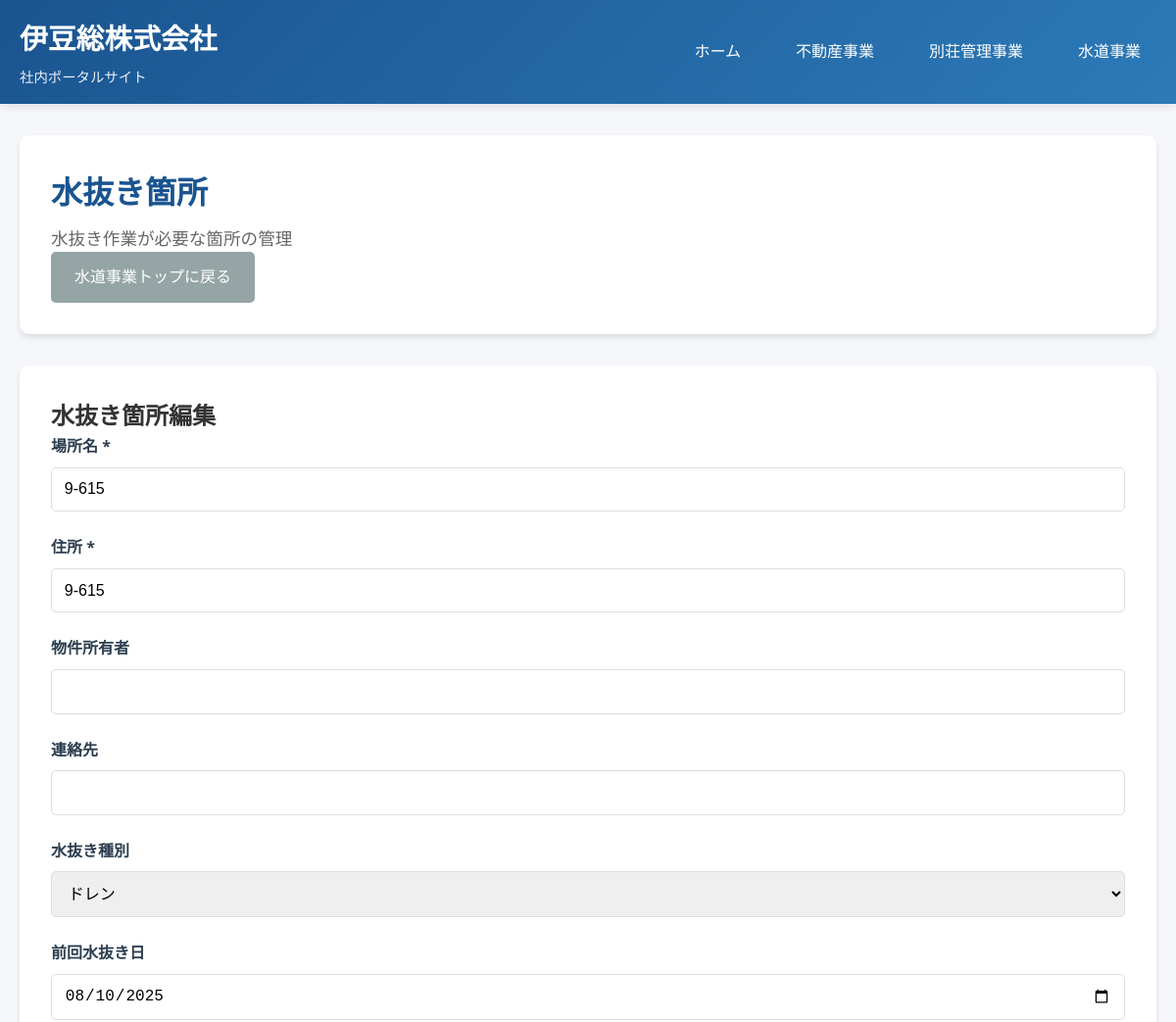
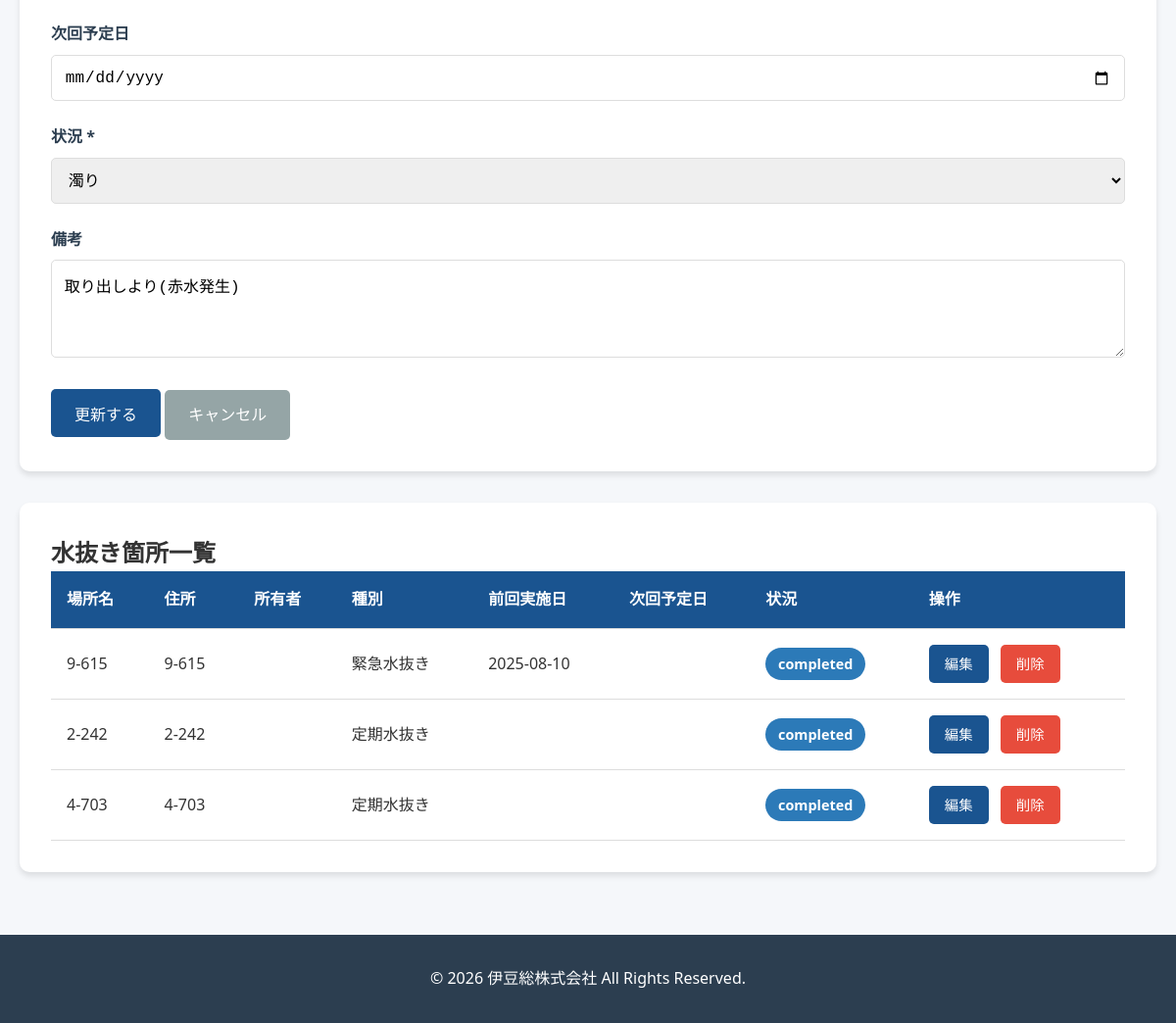
/modules/water_service/water_drainage.php?edit=2, run on the app's committed database (2 pictures, top to bottom).
### tables this page shows
CREATE TABLE water_drainage_locations (
        id INTEGER PRIMARY KEY AUTOINCREMENT,
        location_name TEXT NOT NULL,
        address TEXT NOT NULL,
        property_owner TEXT,
        contact_info TEXT,
        drainage_type TEXT,
        last_drainage_date DATE,
        next_scheduled_date DATE,
        status TEXT DEFAULT 'pending',
        notes TEXT,
        created_at DATETIME DEFAULT CURRENT_TIMESTAMP,
        updated_at DATETIME DEFAULT CURRENT_TIMESTAMP
    );

### includes/db.php (called while the page is built, shortened)
<?php
class Database {
    private static $instance = null;
    private $db;
    private function __construct() {
        try {
            $this->db = new PDO('sqlite:' . DB_PATH);
            $this->db->setAttribute(PDO::ATTR_ERRMODE, PDO::ERRMODE_EXCEPTION);
            $this->db->setAttribute(PDO::ATTR_DEFAULT_FETCH_MODE, PDO::FETCH_ASSOC);
        } catch (PDOException $e) {
            die('データベース接続エラー: ' . $e->getMessage());
        }
    }
    public static function getInstance() {
        if (self::$instance === null) {
            self::$instance = new self();
        }
        return self::$instance;
    }
    public function query($sql, $params = []) {
        try {
            $stmt = $this->db->prepare($sql);
            $stmt->execute($params);
            return $stmt;
        } catch (PDOException $e) {
            error_log('SQL Error: ' . $e->getMessage());
            return false;
        }
    }
    public function fetchAll($sql, $params = []) {
        $stmt = $this->query($sql, $params);
        return $stmt ? $stmt->fetchAll() : [];
    }
    public function fetchOne($sql, $params = []) {
        $stmt = $this->query($sql, $params);
        return $stmt ? $stmt->fetch() : null;
    }
}

### modules/water_service/water_drainage.php (the view, shortened to what this page needs)
<?php
require_once __DIR__ . '/../../includes/db.php';
$db = Database::getInstance();
$edit_location = null;
if (isset($_GET['edit'])) {
    $edit_location = $db->fetchOne("SELECT * FROM water_drainage_locations WHERE id = ?", [(int)$_GET['edit']]);
}
$locations = $db->fetchAll("SELECT * FROM water_drainage_locations ORDER BY next_scheduled_date ASC");
include __DIR__ . '/../../includes/header.php';
?>
<div class="page-header">
    <h1>水抜き箇所</h1>
    <p>水抜き作業が必要な箇所の管理</p>
    <a href="/modules/water_service/index.php" class="btn btn-secondary">水道事業トップに戻る</a>
</div>
<div class="form-container">
    <h2><?php echo $edit_location ? '水抜き箇所編集' : '新規水抜き箇所登録'; ?></h2>
    <form method="POST">
        <div class="form-group">
            <label for="location_name">場所名 *</label>
            <input type="text" id="location_name" name="location_name" required
                   value="<?php echo htmlspecialchars($edit_location['location_name'] ?? ''); ?>">
        </div>
        <div class="form-group">
            <label for="address">住所 *</label>
            <input type="text" id="address" name="address" required
                   value="<?php echo htmlspecialchars($edit_location['address'] ?? ''); ?>">
        </div>
        <div class="form-group">
            <label for="property_owner">物件所有者</label>
            <input type="text" id="property_owner" name="property_owner"
                   value="<?php echo htmlspecialchars($edit_location['property_owner'] ?? ''); ?>">
        </div>
        <div class="form-group">
            <label for="contact_info">連絡先</label>
            <input type="text" id="contact_info" name="contact_info"
                   value="<?php echo htmlspecialchars($edit_location['contact_info'] ?? ''); ?>">
        </div>
        <div class="form-group">
            <label for="drainage_type">水抜き種別</label>
            <select id="drainage_type" name="drainage_type">
                <option value="ドレン" <?php echo ($edit_location['drainage_type'] ?? '') === 'ドレン' ? 'selected' : ''; ?>>ドレン</option>
            </select>
        </div>
        <div class="form-group">
            <label for="last_drainage_date">前回水抜き日</label>
            <input type="date" id="last_drainage_date" name="last_drainage_date"
                   value="<?php echo htmlspecialchars($edit_location['last_drainage_date'] ?? ''); ?>">
        </div>
        <div class="form-group">
            <label for="next_scheduled_date">次回予定日</label>
            <input type="date" id="next_scheduled_date" name="next_scheduled_date"
                   value="<?php echo htmlspecialchars($edit_location['next_scheduled_date'] ?? ''); ?>">
        </div>
        <div class="form-group">
            <label for="status">状況 *</label>
            <select id="status" name="status" required>
                <option value="濁り" <?php echo ($edit_location['status'] ?? '') === '濁り' ? 'selected' : ''; ?>>濁り</option>
            </select>
        </div>
        <div class="form-group">
            <label for="notes">備考</label>
            <textarea id="notes" name="notes"><?php echo htmlspecialchars($edit_location['notes'] ?? ''); ?></textarea>
        </div>
        <button type="submit" class="btn"><?php echo $edit_location ? '更新する' : '登録する'; ?></button>
        <?php if ($edit_location): ?>
            <a href="water_drainage.php" class="btn btn-secondary">キャンセル</a>
        <?php endif; ?>
    </form>
</div>
<div class="table-container" style="margin-top: 2rem;">
    <h2>水抜き箇所一覧</h2>
    <?php if (count($locations) > 0): ?>
        <table>
            <thead>
                <tr>
                    <th>場所名</th>
                    <th>住所</th>
                    <th>所有者</th>
                    <th>種別</th>
                    <th>前回実施日</th>
                    <th>次回予定日</th>
                    <th>状況</th>
                    <th>操作</th>
                </tr>
            </thead>
            <tbody>
                <?php foreach ($locations as $location): ?>
                    <tr>
                        <td><?php echo htmlspecialchars($location['location_name']); ?></td>
                        <td><?php echo htmlspecialchars($location['address']); ?></td>
                        <td><?php echo htmlspecialchars($location['property_owner'] ?? '-'); ?></td>
                        <td><?php echo htmlspecialchars($location['drainage_type'] ?? '-'); ?></td>
                        <td><?php echo $location['last_drainage_date'] ?? '-'; ?></td>
                        <td><?php echo $location['next_scheduled_date'] ?? '-'; ?></td>
                        <td>
                            <span class="badge badge-info">
                                <?php echo htmlspecialchars($location['status']); ?>
                            </span>
                        </td>
                        <td>
                            <a href="?edit=<?php echo $location['id']; ?>" class="btn">編集</a>
                            <a href="?delete=<?php echo $location['id']; ?>"
                               class="btn btn-warning"
                               onclick="return confirm('本当に削除しますか？')">削除</a>
                        </td>
                    </tr>
                <?php endforeach; ?>
            </tbody>
        </table>
    <?php else: ?>
        <p>登録されている水抜き箇所はありません。</p>
    <?php endif; ?>
</div>
<?php include __DIR__ . '/../../includes/footer.php'; ?>

### assets/css/style.css (style rules this page uses)
:root { --primary-color: #1a5490; --secondary-color: #2c7ab8; --accent-color: #f39c12; --success-color: #27ae60; --warning-color: #e74c3c; --dark-color: #2c3e50; --light-color: #ecf0f1; --text-color: #333; --bg-color: #f5f7fa; --card-shadow: 0 4px 6px rgba(0, 0, 0, 0.1); --card-hover-shadow: 0 8px 15px rgba(0, 0, 0, 0.2); }
* { margin: 0; padding: 0; box-sizing: border-box; }
body { font-family: 'Segoe UI', 'Hiragino Kaku Gothic ProN', 'Meiryo', sans-serif; background-color: var(--bg-color); color: var(--text-color); line-height: 1.6; }
.page-header { background: white; padding: 2rem; border-radius: 10px; box-shadow: var(--card-shadow); margin-bottom: 2rem; }
.page-header h1 { color: var(--primary-color); font-size: 2rem; margin-bottom: 0.5rem; }
.page-header p { color: #666; font-size: 1.1rem; }
.table-container { background: white; border-radius: 10px; padding: 2rem; box-shadow: var(--card-shadow); overflow-x: auto; }
table { width: 100%; border-collapse: collapse; }
table thead { background: var(--primary-color); color: white; }
table th, table td { padding: 1rem; text-align: left; border-bottom: 1px solid #ddd; }
table td .btn { padding: 0.5rem 1rem; font-size: 0.9rem; margin-right: 0.5rem; display: inline-block; }
.form-container { background: white; border-radius: 10px; padding: 2rem; box-shadow: var(--card-shadow); }
.form-group { margin-bottom: 1.5rem; }
.form-group label { display: block; margin-bottom: 0.5rem; font-weight: bold; color: var(--dark-color); }
.form-group input, .form-group select, .form-group textarea { width: 100%; padding: 0.8rem; border: 1px solid #ddd; border-radius: 5px; font-size: 1rem; transition: border-color 0.3s; }
.form-group textarea { resize: vertical; min-height: 100px; }
.btn { display: inline-block; padding: 0.8rem 1.5rem; background: var(--primary-color); color: white; text-decoration: none; border-radius: 5px; transition: background 0.3s; border: none; cursor: pointer; font-size: 1rem; }
.btn-warning { background: var(--warning-color); }
.btn-secondary { background: #95a5a6; }
.badge { display: inline-block; padding: 0.3rem 0.8rem; border-radius: 20px; font-size: 0.9rem; font-weight: bold; }
.badge-info { background: var(--secondary-color); color: white; }

### data on the page
water_drainage_locations: location_name "9-615", address "9-615", last_drainage_date "08/10/2025", notes "取り出しより(赤水発生)", drainage_type "緊急水抜き", last_drainage_date "2025-08-10", status "completed"
water_drainage_locations: location_name "2-242", address "2-242", drainage_type "定期水抜き", status "completed"
water_drainage_locations: location_name "4-703", address "4-703", drainage_type "定期水抜き", status "completed"
